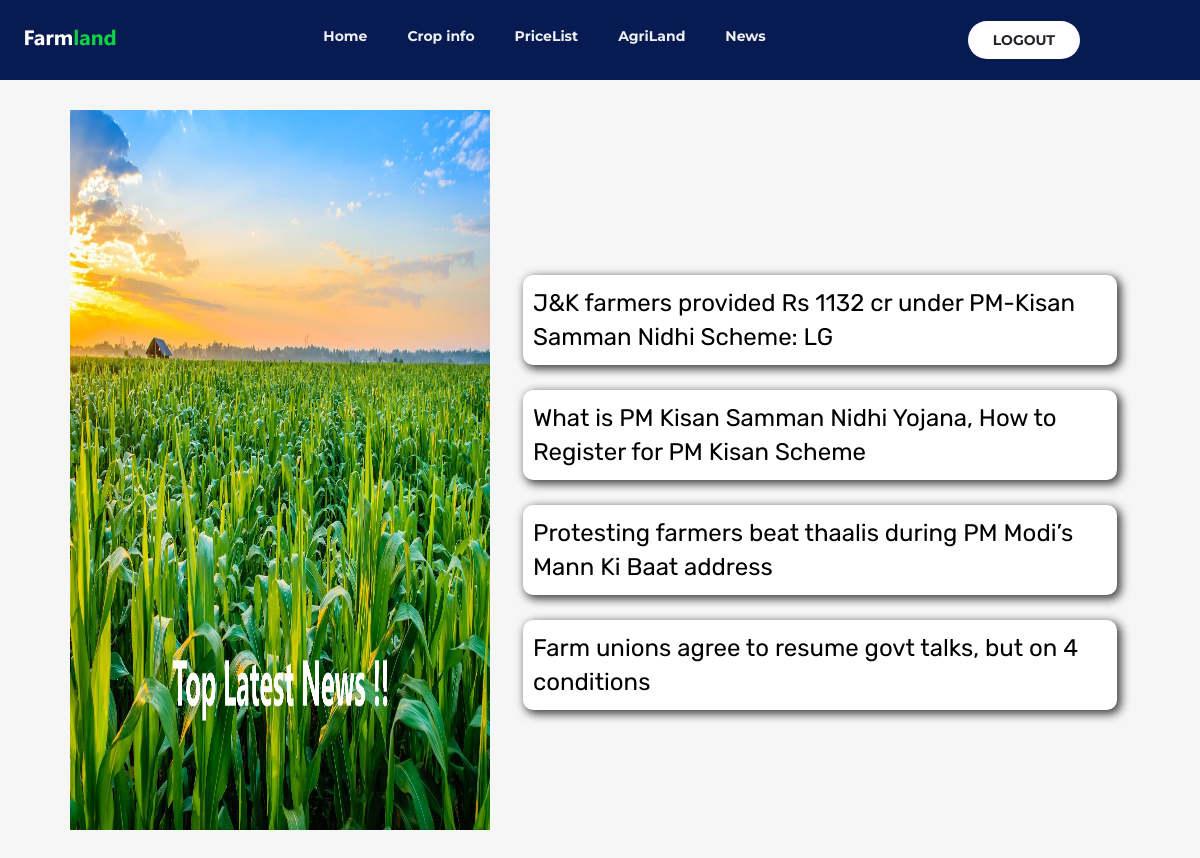
Before: /news (signed in) with the older database file.
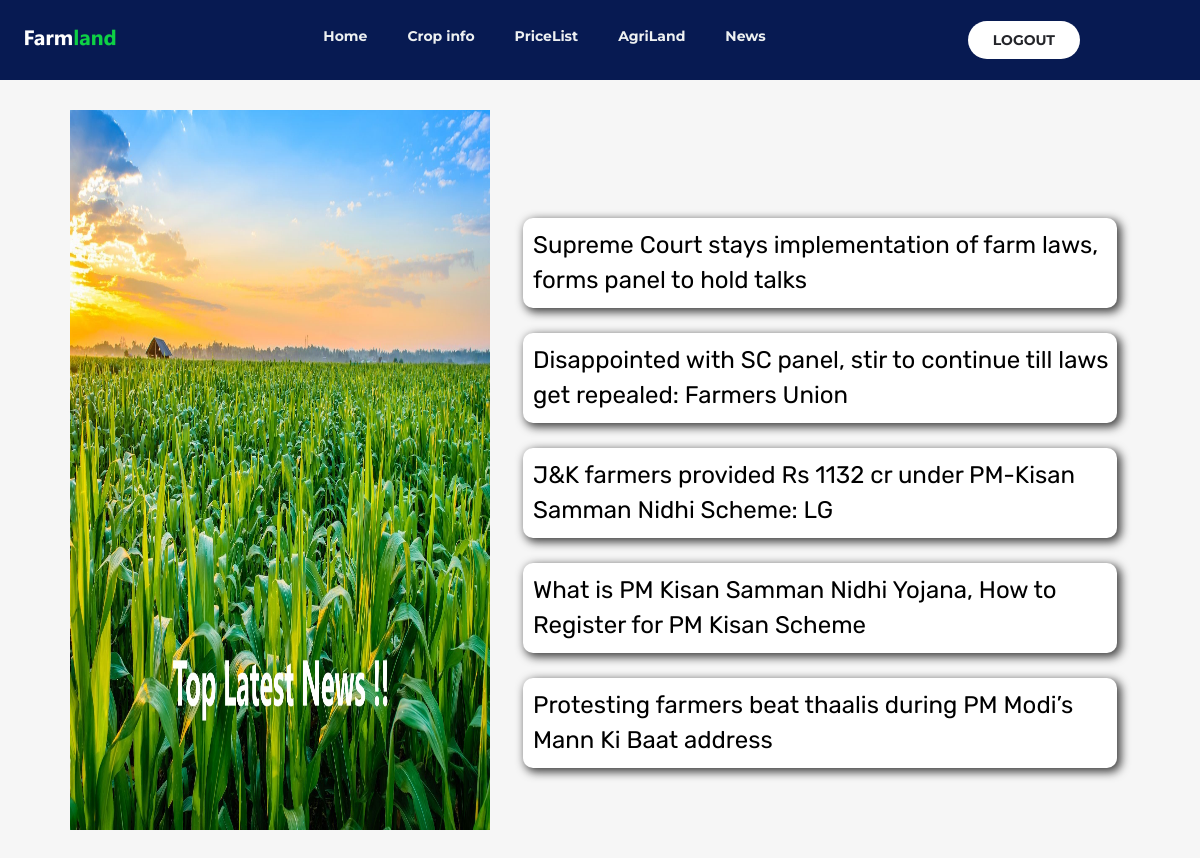
After: the same page with the newer database file.
### tables this page shows
CREATE TABLE NEWS(NEWS_ID INTEGER PRIMARY KEY AUTOINCREMENT,NEWS_TITLE TEXT NOT NULL,NEWS_URL TEXT NOT NULL);

### app.py (the view)
@app.route('/news')
def news():
   conn = sqlite3.connect('FarmEasy.db')
   d=conn.cursor()
   rows=d.execute('SELECT * FROM (SELECT * FROM NEWS ORDER BY NEWS_ID DESC LIMIT 5) ORDER BY NEWS_ID DESC')
   rows=rows.fetchall()
   conn.commit()
   conn.close()
   return render_template('news.html',role=session['role'],news=rows)

### templates/news.html (shortened to what this page needs)
<!DOCTYPE html>
<html lang="en">
<head>
    <link rel="stylesheet" href="../static/css/news.css">
        <link
      rel="stylesheet"
      href="https://maxcdn.bootstrapcdn.com/bootstrap/3.4.1/css/bootstrap.min.css"
    />
</head>
<body>
    <div class="bar">
    {% include 'nav.html' %}
    <div class="continer">
        <div class="news_image">
            <img src="./static/img/news.jpg" alt="">
        </div>
        <div class="news">
            {% for row in news%}
            <div class="news_continer">
                <a href={{row[2]}}>{{row[1]}}</a>
            </div>
            {% endfor %}
        </div>
    </div>
</body>
</html>

Changed rows visible on the page:
no longer on this page (row unchanged): NEWS: NEWS_TITLE "Farm unions agree to resume govt talks, but on 4 conditions"
added NEWS: NEWS_TITLE "Supreme Court stays implementation of farm laws, forms panel to hold talks"
added NEWS: NEWS_TITLE "Disappointed with SC panel, stir to continue till laws get repealed: Farmers Union"
